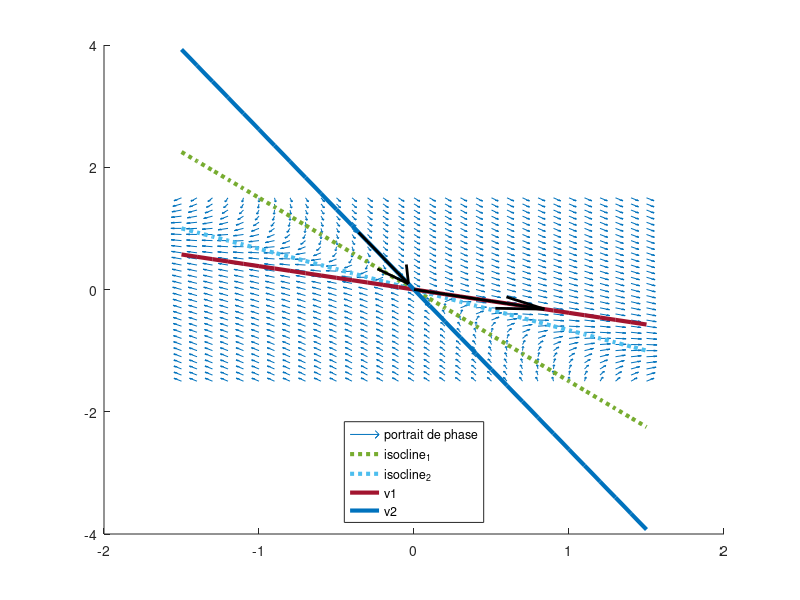
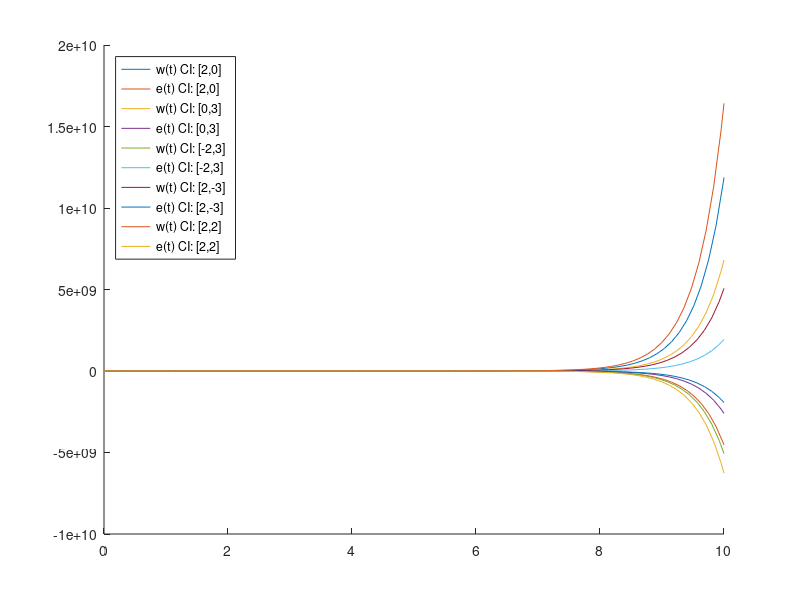

Reproduce these figures in MATLAB, in order.
#CHICA COBO Sofia 518664 - PHAM Dang Phi L. 482207

figure(1)
hold on ;
function vecteurs_propres(A, intervalle)
    # Chaque vecteur propre se trouve dans une ligne de la matrice V.
    [V,L] = eig(A);
    eigenvector_1 = (V(1,2)/V(1,1)) * intervalle;
    eigenvector_2 = (V(2,2)/V(2,1)) * intervalle;
    plot(intervalle, eigenvector_1,"linewidth",3);
    plot(intervalle, eigenvector_2,"linewidth",3);
    if L(1, 1) > 0
        quiver(0, 0, V(1, 1), V(1, 2), "color", "k", "linewidth", 2);
    else
        quiver(V(1, 1), V(1, 2), -V(1, 1), -V(1, 2), "color", "k", "linewidth", 2);
    end
    if L(2, 2) > 0
        quiver(0, 0, V(2, 1), V(2, 2), "color", "k", "linewidth", 3);
    else
        quiver(V(2, 1), V(2, 2), -V(2, 1), -V(2, 2), "color", "k", "linewidth", 2);
    end
    legend("v_1","v_2","location","south");
endfunction

function isoclines(A, intervalle)
    isocline_1 = -(A(1,1)/A(1,2)) * intervalle;
    isocline_2 = -(A(2,1)/A(2,2)) * intervalle;

    plot(intervalle, isocline_1, "linewidth", 3, "linestyle", ":");
    plot(intervalle, isocline_2, "linewidth", 3, "linestyle", ":");
    legend("isocline_1","isocline_2","location","south");
endfunction

function vecteurs_vitesse(A, intervalle)
    hold on
    # On définit une grille de points dont les coordonnées sont dans (x1, x2)
    [x1,x2] = meshgrid(intervalle);
    
    # On calcule le vecteur vitesse pour chaque point de la grille
    x1_values = A(1,1)*x1 + A(1,2)*x2;
    x2_values = A(2,1)*x1 + A(2,2)*x2;  
    
    # On normalise des valeurs pour la représentation graphique
    norms=sqrt(x1_values.^2+x2_values.^2);
    x1_normalized = x1_values ./ norms; # Element-wise division
    x2_normalized = x2_values ./norms;

    # Et on dessine les vecteurs avec la fonction `quiver`
    vector_scale = .5;
    quiver(x1,x2,x1_normalized,x2_normalized, vector_scale);
endfunction

#Selle: 
A = [3 2; -2 -3];  
line_range =-1.5:0.1:1.5; # On va plot de -1.5 jusqu'à 1.5
vecteurs_vitesse(A, line_range);
isoclines(A, line_range);
vecteurs_propres(A, line_range);
legend("portrait de phase", "isocline_1", "isocline_2", "v1", "v2"); 
hold off; # Montrer l'image

#centre
##A = [2 3; -3 -2]; 
##line_range =-1.5:0.1:1.5; # On va plot de -1.5 jusqu'à 1.5
##vecteurs_vitesse(A, line_range);
##isoclines(A, line_range);
##legend("portrait de phase", "isocline_1", "isocline_2");
##hold off; # Montrer l'image

# Figure 2: trajectoires e(t), w(t) avec 5 conditions initiales
figure(2);
hold on;
x1dot = @(t, x) A(1,1)*x(1)+A(1,2)*x(2);
x2dot = @(t, x) A(2,1)*x(1)+A(2,2)*x(2);
xdot = @(t,x) [x1dot(t, x);x2dot(t, x)];
[t1,x1] = ode23(xdot, [0, 10], [2, 0]);
[t2,x2] = ode23(xdot, [0, 10], [0, 3]);
[t3,x3] = ode23(xdot, [0, 10], [-2, 3]);
[t4,x4] = ode23(xdot, [0, 10], [2, -3]);
[t5,x5] = ode23(xdot, [0, 10], [2, 2]);

plot(t1,x1);
plot(t2,x2);
plot(t3,x3);
plot(t4,x4);
plot(t5,x5);

legend(
 "w(t) CI: [2,0]","e(t) CI: [2,0]",
 "w(t) CI: [0,3]","e(t) CI: [0,3]",
 "w(t) CI: [-2,3]","e(t) CI: [-2,3]",
 "w(t) CI: [2,-3]","e(t) CI: [2,-3]",
 "w(t) CI: [2,2]","e(t) CI: [2,2]",
 "location","northwest");
hold off;
